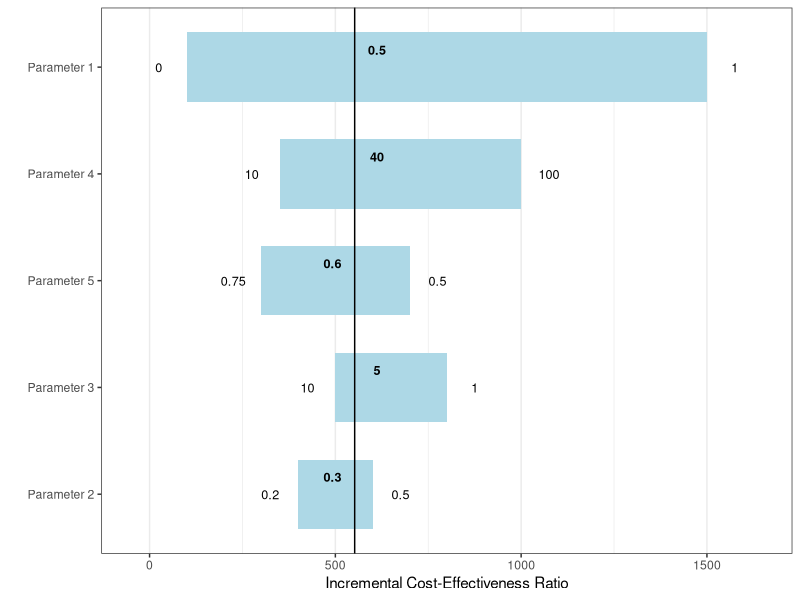
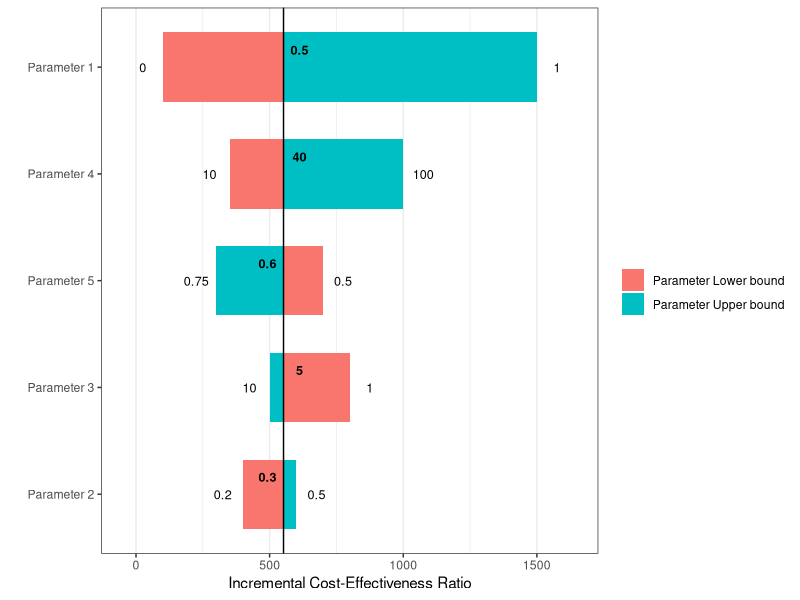
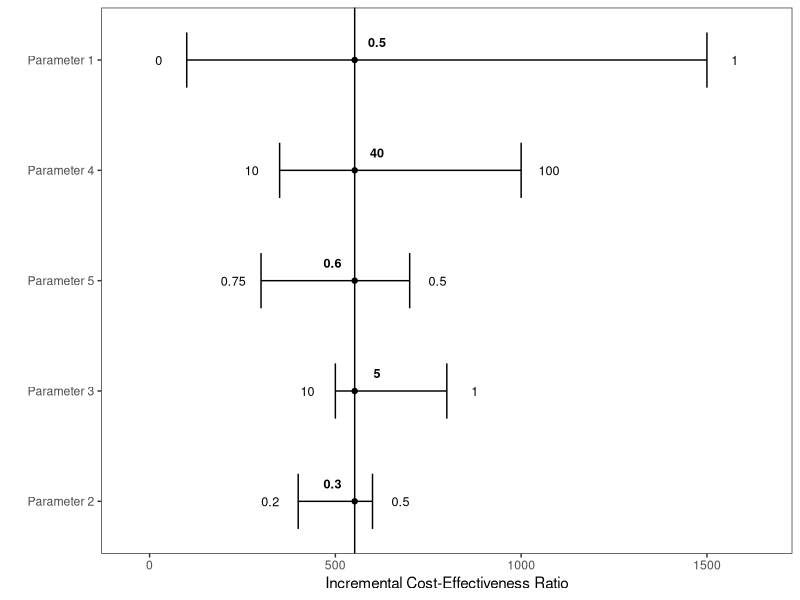
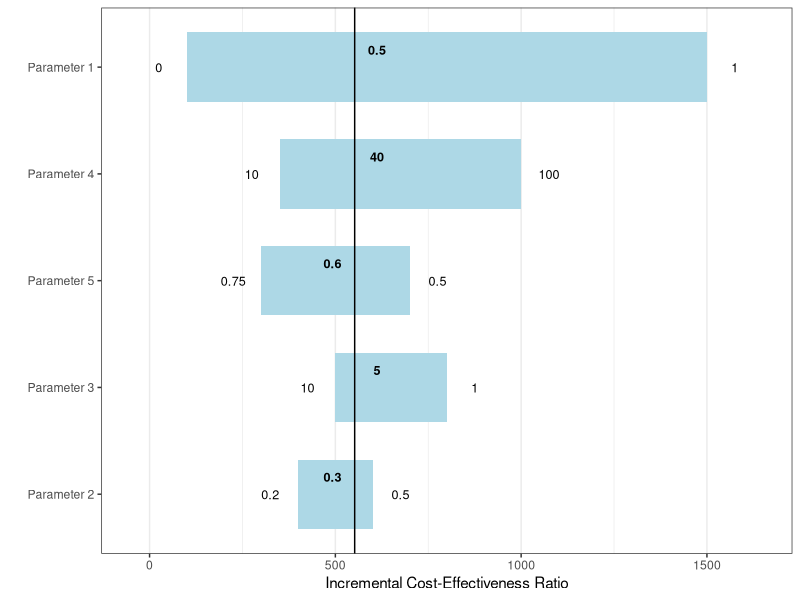
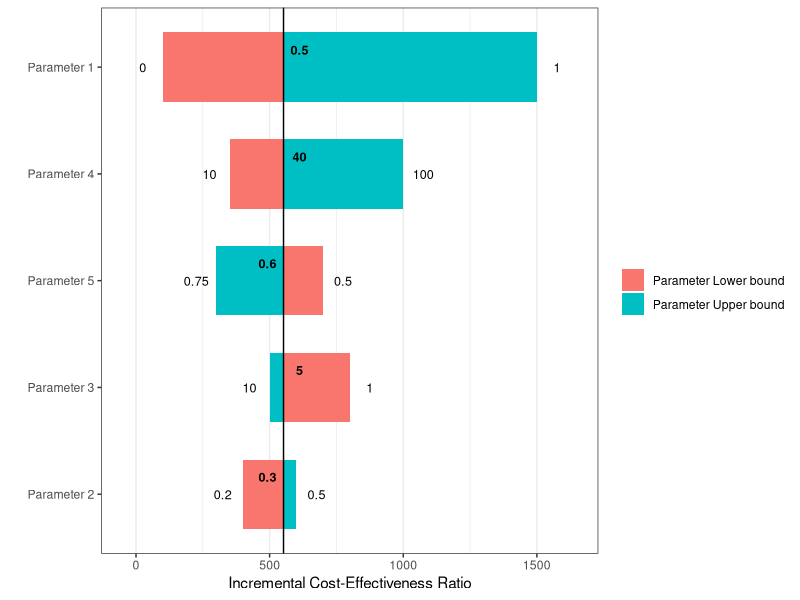
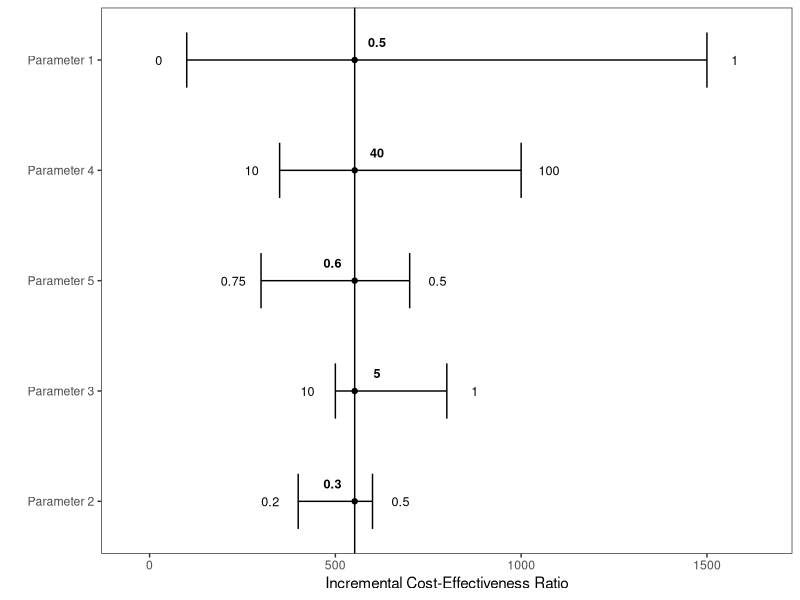

Write R code to recreate these figures, in order.
library(ggplot2)
library(dplyr)

#made up data - you'll use your own output from sensitivity analyses
icer_main <- 552 #icer when all params fixed at means (or medians)
#output from sensitivity analyses: each row represents a different parameter
output <- data.frame("param_min"=c(0, 0.2, 1, 10, 0.5), #min values of each of 5 parameters
                      "param_max"=c(1, 0.5, 10, 100, 0.75), #max values of each of 5 parameters
                      "icer_min"=c(100, 400, 800, 350, 700), #icer when each of 5 params are set at their mins and all others are set at their means (or medians)
                      "icer_max"=c(1500, 600, 500, 1000, 300), #icer when each of 5 params are set at their maxes and all others are set at their means (or medians)
                      "param_mean"=c(0.5, 0.3, 5, 40, 0.6), #param means (or medians)
                      "param_lab"=c("Parameter 1", "Parameter 2", "Parameter 3", "Parameter 4", "Parameter 5") #param name labels for graphing
)

#add in icer_main
output <- output %>% mutate(icer_main=icer_main)

#create param_lab2, a factor variable where the factor level is based on the size of the bar in the tornado diagram (icer_diff)
output <- output %>% mutate(icer_diff=abs(icer_max-icer_min))
output <- output %>% mutate(param_lab2=factor(param_lab, levels=output$param_lab[order(output$icer_diff)]))
#create variable for whether icer_max or icer_min is larger
output <- output %>% mutate(max=if_else(icer_max>icer_min, 1, -1))
#assign variable to position means on left or right side of vertical line
output <- output %>% mutate(right=if_else((pmax(icer_min, icer_max)-icer_main) >
                                            (icer_main-pmin(icer_min, icer_max)), 
                                          1, -1))                            

#tornado graph 
width <- 0.65 #use this to adjust the height of the bars
ggplot(output) + 
  geom_rect(aes(xmin=as.numeric(param_lab2)-width/2, 
                xmax=as.numeric(param_lab2)+width/2, 
                ymin=icer_min, ymax=icer_max), fill="light blue") +
  geom_hline(yintercept=icer_main) +
  geom_text(aes(x=as.numeric(param_lab2), y=icer_min-75*max,
                label=param_min), size=3.2) +
  geom_text(aes(x=as.numeric(param_lab2), y=icer_max+75*max,
                label=param_max), size=3.2) +
  geom_text(aes(x=as.numeric(param_lab2)+width/4, y=icer_main+60*right,
                label=param_mean), size=3.2,
            fontface="bold") +
  scale_x_continuous(breaks=as.numeric(unique(output$param_lab2)), 
                     labels=unique(output$param_lab2)) +
  scale_y_continuous(expand=expansion(mult=c(0.1, 0.1))) +
  labs(x="", y="Incremental Cost-Effectiveness Ratio") + 
  coord_flip() + theme_bw() + 
  theme(panel.grid.major.y=element_blank(), 
        panel.grid.minor.y=element_blank())
ggsave(filename="plot1.jpg", dpi=500, height=4, width=5)
#bold numbers on the graph indicate means (or medians), numbers at the ends of the bars indicate mins/maxes 
#vertical line indicates icer when all params fixed at means (or medians)
#explain all of this in the caption

#version of tornado graph with shading by whether param is min or max
ggplot(data=output) + 
  geom_rect(data=output,
            aes(xmin=as.numeric(param_lab2)-width/2, 
                xmax=as.numeric(param_lab2)+width/2, 
                ymin=icer_min, ymax=icer_main, fill="Parameter Lower bound")) +
  geom_rect(data = output,
            aes(xmin=as.numeric(param_lab2)-width/2, 
                xmax=as.numeric(param_lab2)+width/2, 
                ymin=icer_main, ymax=icer_max, fill="Parameter Upper bound")) +
  geom_hline(yintercept=icer_main) +
  geom_text(aes(x=as.numeric(param_lab2), y=icer_min-75*max,
                label=param_min), size=3.2) +
  geom_text(aes(x=as.numeric(param_lab2), y=icer_max+75*max,
                label=param_max), size=3.2) +
  geom_text(aes(x=as.numeric(param_lab2)+width/4, y=icer_main+60*right,
                label=param_mean), size=3.2,
            fontface="bold") +
  scale_x_continuous(breaks=as.numeric(unique(output$param_lab2)), 
                     labels=unique(output$param_lab2)) +
  scale_y_continuous(expand=expansion(mult=c(0.1, 0.1))) +
  labs(x="", y="Incremental Cost-Effectiveness Ratio", fill="") + 
  coord_flip() + theme_bw() + 
  theme(panel.grid.major.y=element_blank(), 
        panel.grid.minor.y=element_blank())
ggsave(filename="plot2.jpg", dpi=500, height=4, width=5)

#alternative version (points and errorbars)
ggplot(output) + 
  geom_point(aes(x=as.numeric(param_lab2)), y=icer_main) +
  geom_errorbar(aes(x=as.numeric(param_lab2), ymin=icer_min, ymax=icer_max),
                width=0.5) +
  geom_hline(yintercept=icer_main) +
  geom_text(aes(x=as.numeric(param_lab2), y=icer_min-75*max,
                label=param_min), size=3.2) +
  geom_text(aes(x=as.numeric(param_lab2), y=icer_max+75*max,
                label=param_max), size=3.2) +
  geom_text(aes(x=as.numeric(param_lab2)+width/4, y=icer_main+60*right,
                label=param_mean), size=3.2,
            fontface="bold") +
  scale_x_continuous(breaks=as.numeric(unique(output$param_lab2)), 
                     labels=unique(output$param_lab2)) +
  scale_y_continuous(expand=expansion(mult=c(0.1, 0.1))) +
  labs(x="", y="Incremental Cost-Effectiveness Ratio") + 
  coord_flip() + theme_bw() + 
  theme(panel.grid=element_blank())
ggsave(filename="plot3.jpg", dpi=500, height=4, width=5)
#bold numbers on the graph indicate means (or medians), numbers at the ends of the bars indicate mins/maxes 
#vertical line indicates icer when all params fixed at means (or medians)
#explain all of this in the caption